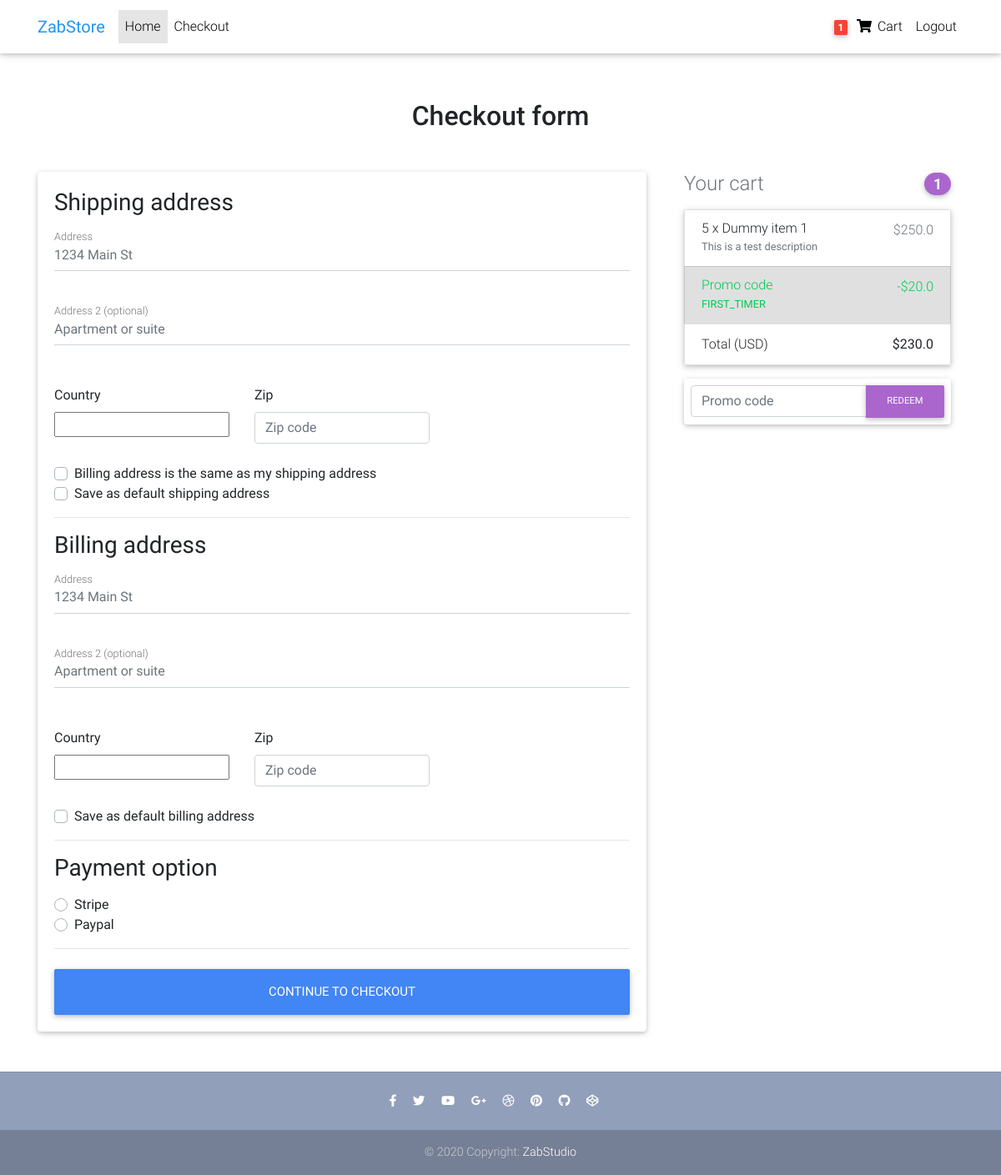
The page /checkout/ (signed in) on the database as committed earlier.
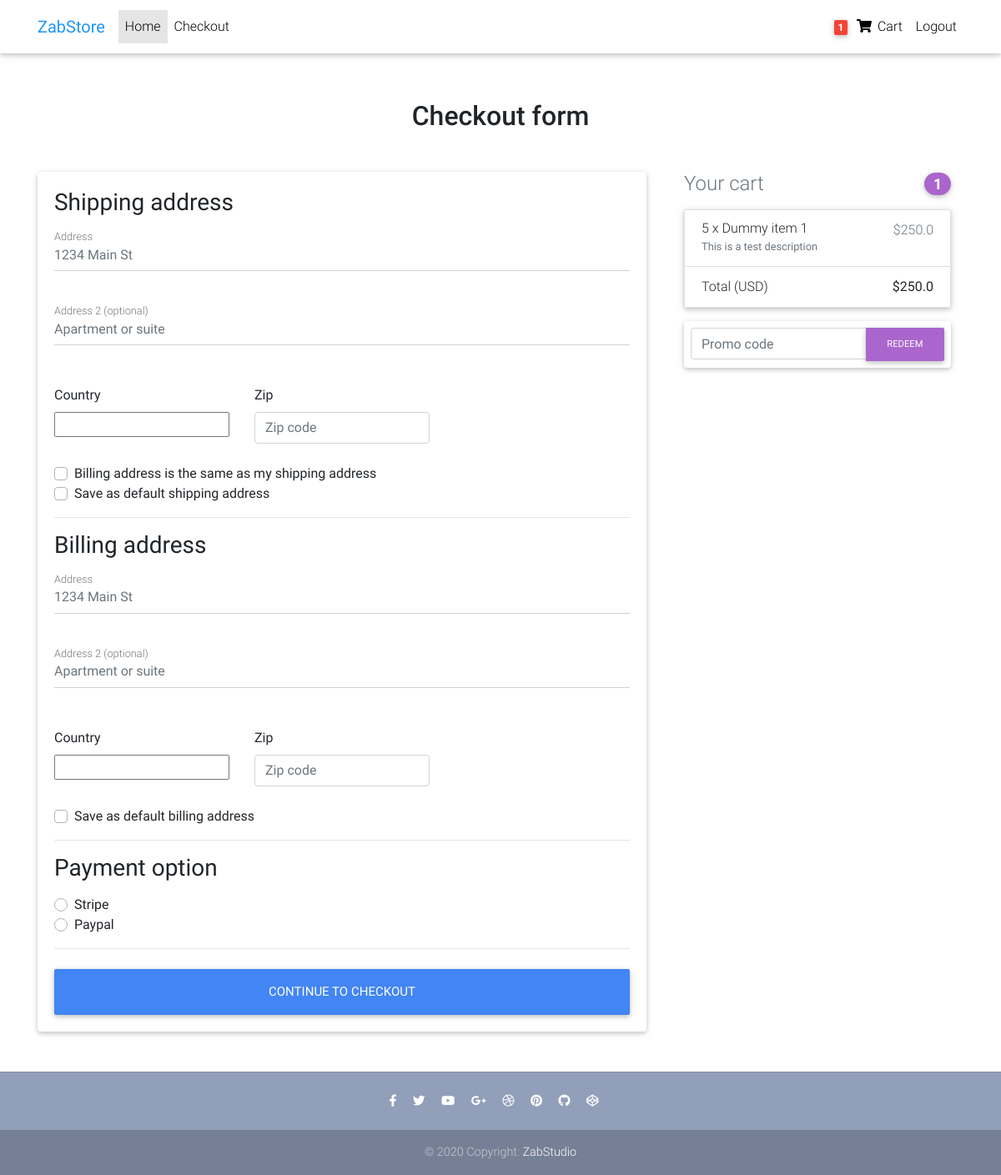
The same page on the database as committed later.
### core/models.py (models this page shows, shortened)
class Order(models.Model):
    user = models.ForeignKey(settings.AUTH_USER_MODEL, on_delete=models.CASCADE)
    ref_code = models.CharField(max_length=20, blank=True, null=True)
    item = models.ManyToManyField(OrderItem)
    start_date = models.DateTimeField(auto_now_add=True)
    ordered_date = models.DateTimeField()
    ordered = models.BooleanField(default=False)
    billing_address = models.ForeignKey('Address', related_name='billing_address', on_delete=models.SET_NULL,
                                        blank=True, null=True)
    shipping_address = models.ForeignKey('Address', related_name='shipping_address', on_delete=models.SET_NULL,
                                         blank=True, null=True)
    payment = models.ForeignKey('Payment', on_delete=models.SET_NULL, blank=True, null=True)
    coupon = models.ForeignKey('Coupon', on_delete=models.SET_NULL, blank=True, null=True)
    being_delivered = models.BooleanField(default=False)
    received = models.BooleanField(default=False)
    refund_requested = models.BooleanField(default=False)
    refund_granted = models.BooleanField(default=False)
    '''
    1. item added to cart
    2. adding billing address
    (Failed checkout)
    3. payment
    ( preprocessing, processing, packaging etc.)
    4. Being delivered
    5. Received
    6. Refunds
    '''
    def get_total(self):
        total = 0
        for order_item in self.item.all():
            total += order_item.get_final_price()
        if self.coupon:
            total -= self.coupon.amount
        return total

class Coupon(models.Model):
    code = models.CharField(max_length=15)
    amount = models.FloatField()

class OrderItem(models.Model):
    user = models.ForeignKey(settings.AUTH_USER_MODEL, on_delete=models.CASCADE)
    item = models.ForeignKey(Item, on_delete=models.CASCADE)
    ordered = models.BooleanField(default=False)
    quantity = models.IntegerField(default=1)
    def get_total_discount_item_price(self):
        return self.quantity * self.item.discount_price
    def get_final_price(self):
        if self.item.discount_price:
            return self.get_total_discount_item_price()
        return self.get_total_item_price()

class Item(models.Model):
    title = models.CharField(max_length=100)
    price = models.FloatField()
    discount_price = models.FloatField(blank=True, null=True)
    category = models.CharField(choices=CATEGORY_CHOICES, max_length=2)
    label = models.CharField(choices=LABEL_CHOICES, max_length=1)
    slug = models.SlugField()
    description = models.TextField()
    image = models.ImageField(blank=True, null=True)

### core/views.py (the view, shortened to what this page needs)
# urls.py: path('checkout/', CheckoutView.as_view(), name='checkout'),
class CheckoutView(View):
    def get(self, *args, **kwargs):
        try:
            order = Order.objects.get(user=self.request.user, ordered=False)
            form = CheckoutForm()
            context = {
                'form': form,
                'couponform': CouponForm(),
                'order': order,
                'DISPLAY_COUPON_FORM': True
            }
            shipping_address_qs = Address.objects.filter(
                user=self.request.user,
                address_type='S',
                default=True
            )
            if shipping_address_qs.exists():
                context.update(
                    {'default_shipping_address': shipping_address_qs[0]})
            billing_address_qs = Address.objects.filter(
                user=self.request.user,
                address_type='B',
                default=True
            )
            if billing_address_qs.exists():
                context.update(
                    {'default_billing_address': billing_address_qs[0]})
            return render(self.request, 'checkout.html', context)
        except ObjectDoesNotExist:
            messages.info(self.request, "You do not have an active order")
            return redirect("core:checkout")

### core/forms.py
class CheckoutForm(forms.Form):
    shipping_address = forms.CharField(required=False)
    shipping_address2 = forms.CharField(required=False)
    shipping_country = CountryField(blank_label='(select country)').formfield(requred=False, widget=CountrySelectWidget(attrs={
        'class': 'custom-select d-block w-100'}))
    shipping_zip = forms.CharField(required=False)
    billing_address = forms.CharField(required=False)
    billing_address2 = forms.CharField(required=False)
    billing_country = CountryField(blank_label='(select country)').formfield(requred=False, widget=CountrySelectWidget(attrs={
        'class': 'custom-select d-block w-100'}))
    shipping_zip = forms.CharField(required=False)
    same_billing_address = forms.BooleanField(required=False)
    set_default_shipping = forms.BooleanField(required=False)
    use_default_shipping = forms.BooleanField(required=False)
    set_default_billing = forms.BooleanField(required=False)
    use_default_billing = forms.BooleanField(required=False)
    payment_option = forms.ChoiceField(widget=forms.RadioSelect, choices=PAYMENT_CHOICES)

### templates/checkout.html (shortened to what this page needs)
{% extends "base.html" %}
{% load crispy_forms_filters %}
{% block content %}
  <main >
    <div class="container wow fadeIn">
      <h2 class="my-5 h2 text-center">Checkout form</h2>
      <div class="row">
        <div class="col-md-8 mb-4">
          <div class="card">
            <form method="POST" class="card-body">
              <h3>Shipping address</h3>
              <div class='hideable_shipping_form'>
                <div class="md-form mb-5">
                  <input type='text' placeholder='1234 Main St' id='shipping_address' name='shipping_address' class='form-control' />
                  <label for="shipping_address" class="">Address</label>
                </div>
                <div class="md-form mb-5">
                  <input type='text' placeholder='Apartment or suite' id='shipping_address2' name='shipping_address2' class='form-control' />
                  <label for="shipping_address2" class="">Address 2 (optional)</label>
                </div>
                <div class="row">
                  <div class="col-lg-4 col-md-12 mb-4">
                    <label for="country">Country</label>
                    {{ form.shipping_country }}
                  </div>
                  <div class="col-lg-4 col-md-6 mb-4">
                    <label for="shipping_zip">Zip</label>
                    <input type='text' placeholder='Zip code' id='shipping_zip' name='shipping_zip' class='form-control' />
                  </div>
                </div>
                <div class="custom-control custom-checkbox">
                  <label class="custom-control-label" for="same_billing_address">Billing address is the same as my shipping address</label>
                </div>
                <div class="custom-control custom-checkbox">
                  <label class="custom-control-label" for="set_default_shipping">Save as default shipping address</label>
                </div>
              </div>
              <hr>
              <h3>Billing address</h3>
              <div class='hideable_billing_form'>
                <div class="md-form mb-5">
                  <input type='text' placeholder='1234 Main St' id='billing_address' name='billing_address' class='form-control' />
                  <label for="billing_address" class="">Address</label>
                </div>
                <div class="md-form mb-5">
                  <input type='text' placeholder='Apartment or suite' id='billing_address2' name='billing_address2' class='form-control' />
                  <label for="billing_address2" class="">Address 2 (optional)</label>
                </div>
                <div class="row">
                  <div class="col-lg-4 col-md-12 mb-4">
                    <label for="country">Country</label>
                    {{ form.billing_country }}
                  </div>
                  <div class="col-lg-4 col-md-6 mb-4">
                    <label for="billing_zip">Zip</label>
                    <input type='text' placeholder='Zip code' id='billing_zip' name='billing_zip' class='form-control' />
                  </div>
                </div>
                <div class="custom-control custom-checkbox">
                  <label class="custom-control-label" for="set_default_billing">Save as default billing address</label>
                </div>
              </div>
              <hr>
              <h3>Payment option</h3>
              <div class="d-block my-3">
                {% for value, name in form.fields.payment_option.choices %}
                <div class="custom-control custom-radio">
                  <label class="custom-control-label" for="{{ name }}">{{ name }}</label>
                </div>
                {% endfor %}
              </div>
              <hr class="mb-4">
              <button class="btn btn-primary btn-lg btn-block" type="submit">Continue to checkout</button>
            </form>
          </div>
        </div>
        <div class="col-md-4 mb-4">
          {% include "order_snippet.html" %}
        </div>
      </div>
    </div>
  </main>
{% endblock content %}

### templates/order_snippet.html (shortened to what this page needs)
<div class="col-md-12 mb-4">
          <h4 class="d-flex justify-content-between align-items-center mb-3">
            <span class="text-muted">Your cart</span>
            <span class="badge badge-secondary badge-pill">{{ order.item.count }}</span>
          </h4>
          <ul class="list-group mb-3 z-depth-1">
            {% for order_item in order.item.all %}
            <li class="list-group-item d-flex justify-content-between lh-condensed">
              <div>
                <h6 class="my-0">{{ order_item.quantity}} x {{ order_item.item.title }}</h6>
                <small class="text-muted">{{ order_item.item.description }}</small>
              </div>
              <span class="text-muted">${{ order_item.get_final_price }}</span>
            </li>
            {% endfor %}
            {% if order.coupon %}
            <li class="list-group-item d-flex justify-content-between bg-light">
              <div class="text-success">
                <h6 class="my-0">Promo code</h6>
                <small>{{ order.coupon.code }}</small>
              </div>
              <span class="text-success">-${{ order.coupon.amount }}</span>
            </li>
            {% endif %}
            <li class="list-group-item d-flex justify-content-between">
              <span>Total (USD)</span>
              <strong>${{ order.get_total }}</strong>
            </li>
          </ul>
          {% if DISPLAY_COUPON_FORM %}
          <form class="card p-2" action="{% url 'core:add-coupon' %}" method="POST">
            <div class="input-group">
                {{ couponform.code }}
              <div class="input-group-append">
                <button class="btn btn-secondary btn-md waves-effect m-0" type="submit">Redeem</button>
              </div>
            </div>
          </form>
          {% endif %}
        </div>

Rows that differ between the two databases and show on the page:
removed Order: item.count "1", coupon.code "FIRST_TIMER", coupon.amount "20.0", get_total "230.0"
added Order: item.count "1", get_total "250.0"
Other text that changed with them:
text no longer shown: "Promo code -$"
